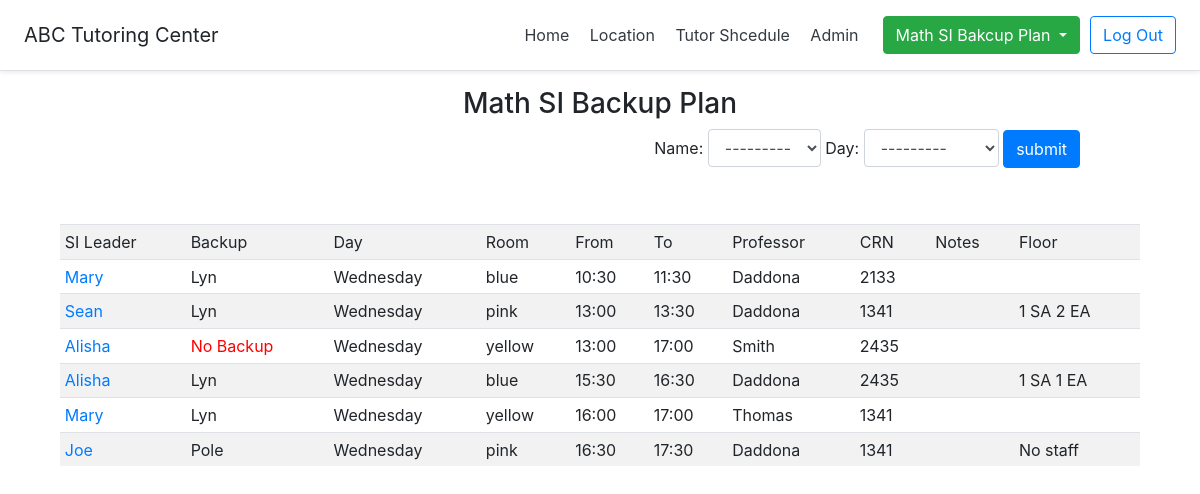
/showSiBackupPlan/Wednesday (signed in), run on the app's committed database.
### CS416Project/models.py (models this page shows, shortened)
class SI_Session(models.Model):
    day_choices = (
        ('', '--------'),
        ('Monday', 'Monday'),
        ('Tuesday', 'Tuesday'),
        ('Wednesday', 'Wednesday'),
        ('Thursday', 'Thursday'),
        ('Friday', 'Friday'),
        ('Sarturday', 'Satruday'),
        ('Sunday', 'Sunday'),
    )
    room_choices = (
        ('', '--------'),
        ('blue', 'blue'),
        ('yellow', 'yellow'),
        ('pink', 'pink'),
    )
    time_choices = (
        ('', '--------'),
        ('09:30', '9:30'),
        ('10:00', '10:00'),
        ('10:30', '10:30'),
        ('11:00', '11:00'),
        ('11:30', '11:30'),
        ('12:00', '12:00'),
        ('12:30', '12:30'),
        ('13:00', '1:00'),
        ('13:30', '1:30'),
        ('14:00', '2:00'),
        ('14:30', '2:30'),
        ('15:00', '3:00'),
        ('15:30', '3:30'),
        ('16:00', '4:00'),
        ('16:30', '4:30'),
        ('17:00', '5:00'),
        ('17:30', '5:30'),
        ('18:00', '6:00'),
        ('18:30', '6:30'),
        ('19:00', '7:00'),
        ('19:30', '7:30'),
        ('20:00', '8:00'),
        ('20:30', '8:30'),
    )
    crn_choices = (
        ('', '--------'),
        ('2133', '2134'),
        ('2435', '2435'),
        ('1341', '1341'),
    )
    faculty_choices = (
        ('', '--------'),
        ('Smith', 'Smith'),
        ('Thomas', 'Thomas'),
        ('Daddona', 'Daddona'),
    )
    day = models.CharField(max_length=50, choices=day_choices)
    tutor = models.ForeignKey(Tutor,on_delete=models.SET_NULL, null=True)
    backup = models.CharField(max_length=50, blank=True)
    sessionTime_from = models.CharField(max_length=50,default='', choices=time_choices)
    sessionTime_to = models.CharField(max_length=50,default='', choices=time_choices)
    room = models.CharField(max_length=50,default='',choices=room_choices)
    professor = models.CharField(max_length=50,default='', choices=faculty_choices)
    crn = models.CharField(max_length=50, default='', choices=crn_choices)
    notes = models.CharField(max_length=50,blank=True)
    floor = models.CharField(max_length=50, default='', blank=True)
    class Meta: #order by desc
                 ordering = ['day','sessionTime_from']

class Tutor(models.Model):
    objects = TutorManager()
    firstname = models.CharField(max_length=50,default='')
    lastname = models.CharField(max_length=50,default='')
    hours = models.IntegerField(default=0)
    typeofstaff = models.CharField(max_length=50, default='',choices=type_choices)
    subject1 = models.CharField(max_length=50, default='', null=True, choices=subject_choices)
    subject2 = models.CharField(max_length=50, default='', null=True, choices=subject_choices)
    usedhours = models.DecimalField(decimal_places=1, max_digits=3, default=0)
    class Meta: #order by desc
         ordering = ['firstname']
         unique_together = (('firstname', 'lastname'),)

### CS416Project/views.py (the view)
# urls.py: path('showSiBackupPlan/<day>', views.showSiBackupPlan, name="showSiBackupPlan"),
def showSiBackupPlan(request, day):
    ti = Tutor.objects.all()
    if day == 'alldays':
        backupPlans = SI_Session.objects.all().order_by('day','sessionTime_from')
    else:
        backupPlans = SI_Session.objects.filter(day=day)
    return render(request, 'showSiBackupPlan.html', {'backupPlans': backupPlans,'ti':ti})

### templates/showSiBackupPlan.html (shortened to what this page needs)
{% load staticfiles %}
<!DOCTYPE html>
<html lang="en">
<head>
    <link rel="stylesheet" href="https://maxcdn.bootstrapcdn.com/bootstrap/4.1.3/css/bootstrap.min.css">
</head>
<body>
{% include "header.html" %}
{% if user.is_authenticated %}
    <h3 >Math SI Backup Plan</h3>
    <div align=right style="padding-right: 10%">
        <form action="{% url 'showSiBackupbyTutor' %}" method="post">
            Name:  <select class="form-control" name="search">
            <option value="">---------</option>
        </select>
            Day: <select class="form-control" name="search2">
            <option value="">---------</option>
        </select>
            <input class="btn btn-primary" type="submit" value="submit">
        </form>
    </div>
    <br>
    <div class="table-responsive">
       <br>
        <table align="center" >
            <tr >
                <td>SI Leader</td>
                <td>Backup</td>
                <td>Day</td>
                <td>Room</td>
                <td>From</td>
                <td>To</td>
                <td>Professor</td>
                <td>CRN</td>
                <td>Notes</td>
                <td>Floor</td>
            </tr>
            {% for day in backupPlans %}
                <tr>
                    <td name="sileader"> <a   data-html="true" class="popup" href="#" data-toggle="popover" title="Tutor Info"
                                              data-content="{{day.tutor.firstname }} {{day.tutor.lastname}}: {{day.tutor.type}}
                     <br>Subject1: {{day.tutor.subject1}}
                     <br>Subject2: {{day.tutor.subject2}}" >{{day.tutor.firstname}}</a> </td>
                    <td name="backup"> {{day.backup}}  </td>
                        <td> {{day.day}}  </td>
                    <td> {{day.room}}  </td>
                    <td> {{day.sessionTime_from}} </td>
                    <td> {{day.sessionTime_to}} </td>
                    <td> {{day.professor}} </td>
                    <td> {{day.crn}} </td>
                    <td> {{day.notes}} </td>
                    <td> {{day.floor}} </td>
                </tr>
            {% endfor %}
         </table>
  </div>
{% else %}
    <h2 class="tr" style="text-align: center">You are now logged out</h2>
    <br>
    <div class="container" style="text-align: center">
        <a class="btn btn-primary" href="{% url 'login' %}" role="button">Login</a>
    </div>
{% endif %}
</body>
</html>

### data on the page
SI_Session: tutor.firstname "Mary", backup "Lyn", day "Wednesday", room "blue", sessionTime_from "10:30", sessionTime_to "11:30", professor "Daddona", crn "2133"
SI_Session: tutor.firstname "Sean", backup "Lyn", day "Wednesday", room "pink", sessionTime_from "13:00", sessionTime_to "13:30", professor "Daddona", crn "1341", floor "1 SA 2 EA"
SI_Session: tutor.firstname "Alisha", day "Wednesday", room "yellow", sessionTime_from "13:00", sessionTime_to "17:00", professor "Smith", crn "2435"
SI_Session: tutor.firstname "Alisha", backup "Lyn", day "Wednesday", room "blue", sessionTime_from "15:30", sessionTime_to "16:30", professor "Daddona", crn "2435", floor "1 SA 1 EA"
SI_Session: tutor.firstname "Mary", backup "Lyn", day "Wednesday", room "yellow", sessionTime_from "16:00", sessionTime_to "17:00", professor "Thomas", crn "1341"
SI_Session: tutor.firstname "Joe", backup "Pole", day "Wednesday", room "pink", sessionTime_from "16:30", sessionTime_to "17:30", professor "Daddona", crn "1341", floor "No staff"
